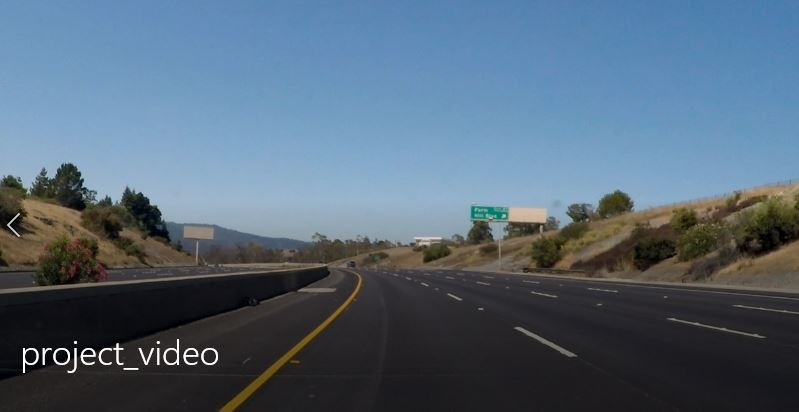
#> input picture opencv_python_ch01_ch05/ch05/road.jpg, 799 x 412 px
$ python makeLinearRoad.py
#> lines starting #> are read from the running program, lines starting #| are printed output that depends on the picture
import cv2
import numpy as np

import sys
import numpy as np
import cv2

pt1 = [0,0]
pt2 = [0,0]
pt3 = [0,0]
pt4 = [0,0]

counter = 0


def on_mouse(event, x,y, flags, param):
    global counter, pt1,pt2,pt3,pt4
    if flags & cv2.EVENT_FLAG_LBUTTON:
        if counter==0 and 1:
            pt1 = [x, y]
            print("pt1, x:{}, y:{}".format(x, y))
        elif counter==2 and 3:
            pt2 = [x, y]
            print("pt2, x:{}, y:{}".format(x, y))
        elif counter==4 and 5:
            pt3 = [x,y]
            print("pt3, x:{}, y:{}".format(x, y))
        elif counter==6 and 7:
            pt4 = [x,y]
            print("pt4, x:{}, y:{}".format(x, y))
        counter += 1

    elif flags & cv2.EVENT_FLAG_RBUTTON:
        counter -= 1

    if event == cv2.EVENT_MOUSEMOVE:
        print("x:{}, y:{}".format(x,y))


# 1. 정지 이미지 -> 동영상
def cropImage():
    global cropped_image
    global img_width
    global img_height
    img = cv2.imread('road.jpg')
#> img is the input picture: shape (412, 799, 3); mean B, G, R 120.2, 103.4, 84.9

    img_width = img.shape[1]
#> img_width = 799
    img_height = img.shape[0]
#> img_height = 412
    print('img_width:{}'.format(img_width))
#| img_width:799
    crop_pos_y = (img_height // 3) *2
#> crop_pos_y = 274
    print(crop_pos_y)
#| 274

    crop_pt_x = img_height
#> crop_pt_x = 412
    cv2.imshow("original", img)

    # Cropping an image
    # 앞에 값이 height 뒤에 값이 width [height범위, width범위]
    cropped_image = img[crop_pos_y:img_height-1, 200:img_width-100]
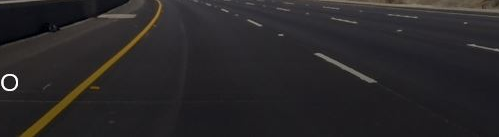
#> cropped_image: shape (137, 499, 3); mean B, G, R 40.2, 38.9, 41.3
    print(cropped_image.shape)
#| (137, 499, 3)
    # Display cropped image
    cv2.imshow("cropped", cropped_image)

    # Save the cropped image
    cv2.imwrite("Cropped Image.jpg", cropped_image)

def checkMousePos():
    global src
    # 마우스의 이벤트가 감지되면 on_mouse메소드가 호출
    src = cropped_image
    cv2.namedWindow('src')
    cv2.setMouseCallback('src', on_mouse, src)
    cv2.imshow('src', src)

    # 마우스 좌표값이 모두 입력되면 아무키나 눌러서 아래를 진행한다.
    cv2.waitKey()


def perspective():
    w, h = 720, 400
    print("pt1:{}, pt2:{}, pt3:{}, pt4:{}".format(pt1,pt2,pt3,pt4))
    srcQuad = np.array([pt1, pt2, pt3, pt4], np.float32)
    dstQuad = np.array([[0, 0], [w - 1, 0], [w - 1, h - 1], [0, h - 1]], np.float32)

    # pers는 변환행렬 (3x3 matrix)
    pers = cv2.getPerspectiveTransform(srcQuad, dstQuad)
    dst = cv2.warpPerspective(src, pers, (w, h))
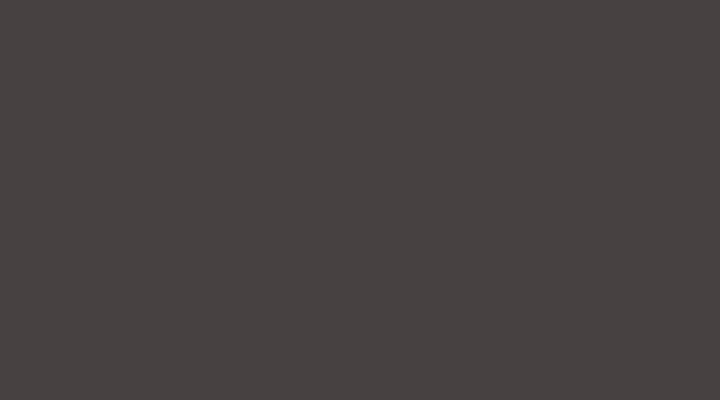
#> dst: shape (400, 720, 3); mean B, G, R 65, 65, 71

    while True:
        cv2.imshow('src', src)
        cv2.imshow('dst', dst)

        keyValue = cv2.waitKey()
#> (key Esc is pressed here)
        if keyValue == 27:
            break

    cv2.destroyAllWindows()

cropImage()
checkMousePos()
perspective()
